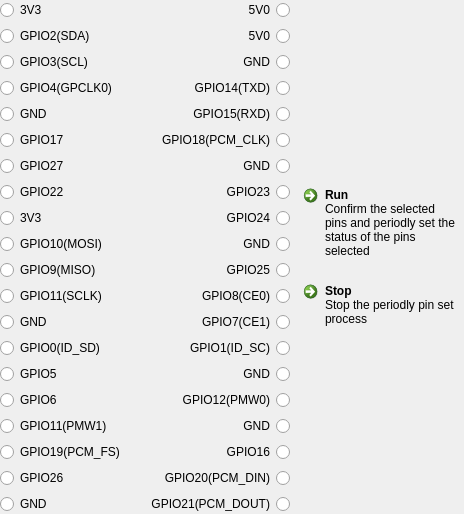
     <widget class="GpioPeriodSetFunctionWidget" name="pageGpioPeriodSetFunction">
      <layout class="QHBoxLayout" name="horizontalLayout_8">
       <property name="leftMargin">
        <number>0</number>
       </property>
       <property name="topMargin">
        <number>0</number>
       </property>
       <property name="rightMargin">
        <number>0</number>
       </property>
       <property name="bottomMargin">
        <number>0</number>
       </property>
       <item>
        <layout class="QFormLayout" name="formLayout_4">
         <item row="0" column="0">
          <widget class="QRadioButton" name="radioButton_121">
           <property name="minimumSize">
            <size>
             <width>140</width>
             <height>0</height>
            </size>
           </property>
           <property name="text">
            <string>3V3</string>
           </property>
           <property name="checkable">
            <bool>false</bool>
           </property>
           <attribute name="buttonGroup">
            <string notr="true">btnGrpGpioPeriodSetFunction</string>
           </attribute>
          </widget>
         </item>
         <item row="0" column="1">
          <widget class="QRadioButton" name="radioButton_122">
           <property name="minimumSize">
            <size>
             <width>140</width>
             <height>0</height>
            </size>
           </property>
           <property name="layoutDirection">
            <enum>Qt::RightToLeft</enum>
           </property>
           <property name="text">
            <string>5V0</string>
           </property>
           <property name="checkable">
            <bool>false</bool>
           </property>
           <attribute name="buttonGroup">
            <string notr="true">btnGrpGpioPeriodSetFunction</string>
           </attribute>
          </widget>
         </item>
         <item row="1" column="0">
          <widget class="QRadioButton" name="radioButton_123">
           <property name="minimumSize">
            <size>
             <width>140</width>
             <height>0</height>
            </size>
           </property>
           <property name="text">
            <string>GPIO2(SDA)</string>
           </property>
           <attribute name="buttonGroup">
            <string notr="true">btnGrpGpioPeriodSetFunction</string>
           </attribute>
          </widget>
         </item>
         <item row="1" column="1">
          <widget class="QRadioButton" name="radioButton_124">
           <property name="minimumSize">
            <size>
             <width>140</width>
             <height>0</height>
            </size>
           </property>
           <property name="layoutDirection">
            <enum>Qt::RightToLeft</enum>
           </property>
           <property name="text">
            <string>5V0</string>
           </property>
           <property name="checkable">
            <bool>false</bool>
           </property>
           <attribute name="buttonGroup">
            <string notr="true">btnGrpGpioPeriodSetFunction</string>
           </attribute>
          </widget>
         </item>
         <item row="2" column="0">
          <widget class="QRadioButton" name="radioButton_125">
           <property name="minimumSize">
            <size>
             <width>140</width>
             <height>0</height>
            </size>
           </property>
           <property name="text">
            <string>GPIO3(SCL)</string>
           </property>
           <attribute name="buttonGroup">
            <string notr="true">btnGrpGpioPeriodSetFunction</string>
           </attribute>
          </widget>
         </item>
         <item row="2" column="1">
          <widget class="QRadioButton" name="radioButton_126">
           <property name="minimumSize">
            <size>
             <width>140</width>
             <height>0</height>
            </size>
           </property>
           <property name="layoutDirection">
            <enum>Qt::RightToLeft</enum>
           </property>
           <property name="text">
            <string>GND</string>
           </property>
           <property name="checkable">
            <bool>false</bool>
           </property>
           <attribute name="buttonGroup">
            <string notr="true">btnGrpGpioPeriodSetFunction</string>
           </attribute>
          </widget>
         </item>
         <item row="3" column="0">
          <widget class="QRadioButton" name="radioButton_127">
           <property name="minimumSize">
            <size>
             <width>140</width>
             <height>0</height>
            </size>
           </property>
           <property name="text">
            <string>GPIO4(GPCLK0)</string>
           </property>
           <attribute name="buttonGroup">
            <string notr="true">btnGrpGpioPeriodSetFunction</string>
           </attribute>
          </widget>
         </item>
         <item row="3" column="1">
          <widget class="QRadioButton" name="radioButton_128">
           <property name="minimumSize">
            <size>
             <width>140</width>
             <height>0</height>
            </size>
           </property>
           <property name="layoutDirection">
            <enum>Qt::RightToLeft</enum>
           </property>
           <property name="text">
            <string>GPIO14(TXD)</string>
           </property>
           <attribute name="buttonGroup">
            <string notr="true">btnGrpGpioPeriodSetFunction</string>
           </attribute>
          </widget>
         </item>
         <item row="4" column="0">
          <widget class="QRadioButton" name="radioButton_129">
           <property name="minimumSize">
            <size>
             <width>140</width>
             <height>0</height>
            </size>
           </property>
           <property name="text">
            <string>GND</string>
           </property>
           <property name="checkable">
            <bool>false</bool>
           </property>
           <attribute name="buttonGroup">
            <string notr="true">btnGrpGpioPeriodSetFunction</string>
           </attribute>
          </widget>
         </item>
         <item row="4" column="1">
          <widget class="QRadioButton" name="radioButton_130">
           <property name="minimumSize">
            <size>
             <width>140</width>
             <height>0</height>
            </size>
           </property>
           <property name="layoutDirection">
            <enum>Qt::RightToLeft</enum>
           </property>
           <property name="text">
            <string>GPIO15(RXD)</string>
           </property>
           <attribute name="buttonGroup">
            <string notr="true">btnGrpGpioPeriodSetFunction</string>
           </attribute>
          </widget>
         </item>
         <item row="5" column="0">
          <widget class="QRadioButton" name="radioButton_131">
           <property name="minimumSize">
            <size>
             <width>140</width>
             <height>0</height>
            </size>
           </property>
           <property name="text">
            <string>GPIO17</string>
           </property>
           <attribute name="buttonGroup">
            <string notr="true">btnGrpGpioPeriodSetFunction</string>
           </attribute>
          </widget>
         </item>
         <item row="5" column="1">
          <widget class="QRadioButton" name="radioButton_132">
           <property name="minimumSize">
            <size>
             <width>140</width>
             <height>0</height>
            </size>
           </property>
           <property name="layoutDirection">
            <enum>Qt::RightToLeft</enum>
           </property>
           <property name="text">
            <string>GPIO18(PCM_CLK)</string>
           </property>
           <attribute name="buttonGroup">
            <string notr="true">btnGrpGpioPeriodSetFunction</string>
           </attribute>
          </widget>
         </item>
         <item row="6" column="0">
          <widget class="QRadioButton" name="radioButton_133">
           <property name="minimumSize">
            <size>
             <width>140</width>
             <height>0</height>
            </size>
           </property>
           <property name="text">
            <string>GPIO27</string>
           </property>
           <attribute name="buttonGroup">
            <string notr="true">btnGrpGpioPeriodSetFunction</string>
           </attribute>
          </widget>
         </item>
         <item row="6" column="1">
          <widget class="QRadioButton" name="radioButton_134">
           <property name="minimumSize">
            <size>
             <width>140</width>
             <height>0</height>
            </size>
           </property>
           <property name="layoutDirection">
            <enum>Qt::RightToLeft</enum>
           </property>
           <property name="text">
            <string>GND</string>
           </property>
           <property name="checkable">
            <bool>false</bool>
           </property>
           <attribute name="buttonGroup">
            <string notr="true">btnGrpGpioPeriodSetFunction</string>
           </attribute>
          </widget>
         </item>
         <item row="7" column="0">
          <widget class="QRadioButton" name="radioButton_135">
           <property name="minimumSize">
            <size>
             <width>140</width>
             <height>0</height>
            </size>
           </property>
           <property name="text">
            <string>GPIO22</string>
           </property>
           <attribute name="buttonGroup">
            <string notr="true">btnGrpGpioPeriodSetFunction</string>
           </attribute>
          </widget>
         </item>
         <item row="7" column="1">
          <widget class="QRadioButton" name="radioButton_136">
           <property name="minimumSize">
            <size>
             <width>140</width>
             <height>0</height>
            </size>
           </property>
           <property name="layoutDirection">
            <enum>Qt::RightToLeft</enum>
           </property>
           <property name="text">
            <string>GPIO23</string>
           </property>
           <attribute name="buttonGroup">
            <string notr="true">btnGrpGpioPeriodSetFunction</string>
           </attribute>
          </widget>
         </item>
         <item row="8" column="0">
          <widget class="QRadioButton" name="radioButton_137">
           <property name="minimumSize">
            <size>
             <width>140</width>
             <height>0</height>
            </size>
           </property>
           <property name="text">
            <string>3V3</string>
           </property>
           <property name="checkable">
            <bool>false</bool>
           </property>
           <attribute name="buttonGroup">
            <string notr="true">btnGrpGpioPeriodSetFunction</string>
           </attribute>
          </widget>
         </item>
         <item row="8" column="1">
          <widget class="QRadioButton" name="radioButton_138">
           <property name="minimumSize">
            <size>
             <width>140</width>
             <height>0</height>
            </size>
           </property>
           <property name="layoutDirection">
            <enum>Qt::RightToLeft</enum>
           </property>
           <property name="text">
            <string>GPIO24</string>
           </property>
           <property name="checkable">
            <bool>true</bool>
           </property>
           <attribute name="buttonGroup">
            <string notr="true">btnGrpGpioPeriodSetFunction</string>
           </attribute>
          </widget>
         </item>
         <item row="9" column="0">
          <widget class="QRadioButton" name="radioButton_139">
           <property name="minimumSize">
            <size>
             <width>140</width>
             <height>0</height>
            </size>
           </property>
           <property name="text">
            <string>GPIO10(MOSI)</string>
           </property>
           <attribute name="buttonGroup">
            <string notr="true">btnGrpGpioPeriodSetFunction</string>
           </attribute>
          </widget>
         </item>
         <item row="9" column="1">
          <widget class="QRadioButton" name="radioButton_140">
           <property name="minimumSize">
            <size>
             <width>140</width>
             <height>0</height>
            </size>
           </property>
           <property name="layoutDirection">
            <enum>Qt::RightToLeft</enum>
           </property>
           <property name="text">
            <string>GND</string>
           </property>
           <property name="checkable">
            <bool>false</bool>
           </property>
           <attribute name="buttonGroup">
            <string notr="true">btnGrpGpioPeriodSetFunction</string>
           </attribute>
          </widget>
         </item>
         <item row="10" column="0">
          <widget class="QRadioButton" name="radioButton_141">
           <property name="minimumSize">
            <size>
             <width>140</width>
             <height>0</height>
            </size>
           </property>
           <property name="text">
            <string>GPIO9(MISO)</string>
           </property>
           <property name="checkable">
            <bool>true</bool>
           </property>
           <attribute name="buttonGroup">
            <string notr="true">btnGrpGpioPeriodSetFunction</string>
           </attribute>
          </widget>
         </item>
         <item row="10" column="1">
          <widget class="QRadioButton" name="radioButton_142">
           <property name="minimumSize">
            <size>
             <width>140</width>
             <height>0</height>
            </size>
           </property>
           <property name="layoutDirection">
            <enum>Qt::RightToLeft</enum>
           </property>
           <property name="text">
            <string>GPIO25</string>
           </property>
           <property name="checkable">
            <bool>true</bool>
           </property>
           <attribute name="buttonGroup">
            <string notr="true">btnGrpGpioPeriodSetFunction</string>
           </attribute>
          </widget>
         </item>
         <item row="11" column="0">
          <widget class="QRadioButton" name="radioButton_143">
           <property name="minimumSize">
            <size>
             <width>140</width>
             <height>0</height>
            </size>
           </property>
           <property name="text">
            <string>GPIO11(SCLK)</string>
           </property>
           <attribute name="buttonGroup">
            <string notr="true">btnGrpGpioPeriodSetFunction</string>
           </attribute>
          </widget>
         </item>
         <item row="11" column="1">
          <widget class="QRadioButton" name="radioButton_144">
           <property name="minimumSize">
            <size>
             <width>140</width>
             <height>0</height>
            </size>
           </property>
           <property name="layoutDirection">
            <enum>Qt::RightToLeft</enum>
           </property>
           <property name="text">
            <string>GPIO8(CE0)</string>
           </property>
           <attribute name="buttonGroup">
            <string notr="true">btnGrpGpioPeriodSetFunction</string>
           </attribute>
          </widget>
         </item>
         <item row="12" column="0">
          <widget class="QRadioButton" name="radioButton_145">
           <property name="minimumSize">
            <size>
             <width>140</width>
             <height>0</height>
            </size>
           </property>
           <property name="text">
            <string>GND</string>
           </property>
           <property name="checkable">
            <bool>false</bool>
           </property>
           <attribute name="buttonGroup">
            <string notr="true">btnGrpGpioPeriodSetFunction</string>
           </attribute>
          </widget>
         </item>
         <item row="12" column="1">
          <widget class="QRadioButton" name="radioButton_146">
           <property name="minimumSize">
            <size>
             <width>140</width>
             <height>0</height>
            </size>
           </property>
           <property name="layoutDirection">
            <enum>Qt::RightToLeft</enum>
           </property>
           <property name="text">
            <string>GPIO7(CE1)</string>
           </property>
           <attribute name="buttonGroup">
            <string notr="true">btnGrpGpioPeriodSetFunction</string>
           </attribute>
          </widget>
         </item>
         <item row="13" column="0">
          <widget class="QRadioButton" name="radioButton_147">
           <property name="minimumSize">
            <size>
             <width>140</width>
             <height>0</height>
            </size>
           </property>
           <property name="text">
            <string>GPIO0(ID_SD)</string>
           </property>
           <attribute name="buttonGroup">
            <string notr="true">btnGrpGpioPeriodSetFunction</string>
           </attribute>
          </widget>
         </item>
         <item row="13" column="1">
          <widget class="QRadioButton" name="radioButton_148">
           <property name="minimumSize">
            <size>
             <width>140</width>
             <height>0</height>
            </size>
           </property>
           <property name="layoutDirection">
            <enum>Qt::RightToLeft</enum>
           </property>
           <property name="text">
            <string>GPIO1(ID_SC)</string>
           </property>
           <attribute name="buttonGroup">
            <string notr="true">btnGrpGpioPeriodSetFunction</string>
           </attribute>
          </widget>
         </item>
         <item row="14" column="0">
          <widget class="QRadioButton" name="radioButton_149">
           <property name="minimumSize">
            <size>
             <width>140</width>
             <height>0</height>
            </size>
           </property>
           <property name="text">
            <string>GPIO5</string>
           </property>
           <attribute name="buttonGroup">
            <string notr="true">btnGrpGpioPeriodSetFunction</string>
           </attribute>
          </widget>
         </item>
         <item row="14" column="1">
          <widget class="QRadioButton" name="radioButton_150">
           <property name="minimumSize">
            <size>
             <width>140</width>
             <height>0</height>
            </size>
           </property>
           <property name="layoutDirection">
            <enum>Qt::RightToLeft</enum>
           </property>
           <property name="text">
            <string>GND</string>
           </property>
           <property name="checkable">
            <bool>false</bool>
           </property>
           <attribute name="buttonGroup">
            <string notr="true">btnGrpGpioPeriodSetFunction</string>
           </attribute>
          </widget>
         </item>
         <item row="15" column="0">
          <widget class="QRadioButton" name="radioButton_151">
           <property name="minimumSize">
            <size>
             <width>140</width>
             <height>0</height>
            </size>
           </property>
           <property name="text">
            <string>GPIO6</string>
           </property>
           <attribute name="buttonGroup">
            <string notr="true">btnGrpGpioPeriodSetFunction</string>
           </attribute>
          </widget>
         </item>
         <item row="15" column="1">
          <widget class="QRadioButton" name="radioButton_152">
           <property name="minimumSize">
            <size>
             <width>140</width>
             <height>0</height>
            </size>
           </property>
           <property name="layoutDirection">
            <enum>Qt::RightToLeft</enum>
           </property>
           <property name="text">
            <string>GPIO12(PMW0)</string>
           </property>
           <attribute name="buttonGroup">
            <string notr="true">btnGrpGpioPeriodSetFunction</string>
           </attribute>
          </widget>
         </item>
         <item row="16" column="0">
          <widget class="QRadioButton" name="radioButton_153">
           <property name="minimumSize">
            <size>
             <width>140</width>
             <height>0</height>
            </size>
           </property>
           <property name="text">
            <string>GPIO11(PMW1)</string>
           </property>
           <attribute name="buttonGroup">
            <string notr="true">btnGrpGpioPeriodSetFunction</string>
           </attribute>
          </widget>
         </item>
         <item row="16" column="1">
          <widget class="QRadioButton" name="radioButton_154">
           <property name="minimumSize">
            <size>
             <width>140</width>
             <height>0</height>
            </size>
           </property>
           <property name="layoutDirection">
            <enum>Qt::RightToLeft</enum>
           </property>
           <property name="text">
            <string>GND</string>
           </property>
           <property name="checkable">
            <bool>false</bool>
           </property>
           <attribute name="buttonGroup">
            <string notr="true">btnGrpGpioPeriodSetFunction</string>
           </attribute>
          </widget>
         </item>
         <item row="17" column="0">
          <widget class="QRadioButton" name="radioButton_155">
           <property name="minimumSize">
            <size>
             <width>140</width>
             <height>0</height>
            </size>
           </property>
           <property name="text">
            <string>GPIO19(PCM_FS)</string>
           </property>
           <attribute name="buttonGroup">
            <string notr="true">btnGrpGpioPeriodSetFunction</string>
           </attribute>
          </widget>
         </item>
         <item row="17" column="1">
          <widget class="QRadioButton" name="radioButton_156">
           <property name="minimumSize">
            <size>
             <width>140</width>
             <height>0</height>
            </size>
           </property>
           <property name="layoutDirection">
            <enum>Qt::RightToLeft</enum>
           </property>
           <property name="text">
            <string>GPIO16</string>
           </property>
           <attribute name="buttonGroup">
            <string notr="true">btnGrpGpioPeriodSetFunction</string>
           </attribute>
          </widget>
         </item>
         <item row="18" column="0">
          <widget class="QRadioButton" name="radioButton_157">
           <property name="minimumSize">
            <size>
             <width>140</width>
             <height>0</height>
            </size>
           </property>
           <property name="text">
            <string>GPIO26</string>
           </property>
           <property name="checkable">
            <bool>true</bool>
           </property>
           <attribute name="buttonGroup">
            <string notr="true">btnGrpGpioPeriodSetFunction</string>
           </attribute>
          </widget>
         </item>
         <item row="18" column="1">
          <widget class="QRadioButton" name="radioButton_158">
           <property name="minimumSize">
            <size>
             <width>140</width>
             <height>0</height>
            </size>
           </property>
           <property name="layoutDirection">
            <enum>Qt::RightToLeft</enum>
           </property>
           <property name="text">
            <string>GPIO20(PCM_DIN)</string>
           </property>
           <property name="checkable">
            <bool>true</bool>
           </property>
           <attribute name="buttonGroup">
            <string notr="true">btnGrpGpioPeriodSetFunction</string>
           </attribute>
          </widget>
         </item>
         <item row="19" column="0">
          <widget class="QRadioButton" name="radioButton_159">
           <property name="minimumSize">
            <size>
             <width>140</width>
             <height>0</height>
            </size>
           </property>
           <property name="text">
            <string>GND</string>
           </property>
           <property name="checkable">
            <bool>false</bool>
           </property>
           <attribute name="buttonGroup">
            <string notr="true">btnGrpGpioPeriodSetFunction</string>
           </attribute>
          </widget>
         </item>
         <item row="19" column="1">
          <widget class="QRadioButton" name="radioButton_160">
           <property name="minimumSize">
            <size>
             <width>140</width>
             <height>0</height>
            </size>
           </property>
           <property name="layoutDirection">
            <enum>Qt::RightToLeft</enum>
           </property>
           <property name="text">
            <string>GPIO21(PCM_DOUT)</string>
           </property>
           <attribute name="buttonGroup">
            <string notr="true">btnGrpGpioPeriodSetFunction</string>
           </attribute>
          </widget>
         </item>
        </layout>
       </item>
       <item>
        <layout class="QVBoxLayout" name="verticalLayout_7">
         <property name="sizeConstraint">
          <enum>QLayout::SetMaximumSize</enum>
         </property>
         <item>
          <spacer name="verticalSpacer_10">
           <property name="orientation">
            <enum>Qt::Vertical</enum>
           </property>
           <property name="sizeHint" stdset="0">
            <size>
             <width>20</width>
             <height>40</height>
            </size>
           </property>
          </spacer>
         </item>
         <item>
          <widget class="QCommandLinkButton" name="btnGpioPeriodSetFunctionRun">
           <property name="minimumSize">
            <size>
             <width>0</width>
             <height>50</height>
            </size>
           </property>
           <property name="maximumSize">
            <size>
             <width>300</width>
             <height>16777215</height>
            </size>
           </property>
           <property name="text">
            <string>Run</string>
           </property>
           <property name="description">
            <string>Confirm the selected pins and periodly set the status of the pins selected</string>
           </property>
          </widget>
         </item>
         <item>
          <widget class="QCommandLinkButton" name="btnGpioPeriodSetFunctionStop">
           <property name="minimumSize">
            <size>
             <width>0</width>
             <height>50</height>
            </size>
           </property>
           <property name="maximumSize">
            <size>
             <width>300</width>
             <height>16777215</height>
            </size>
           </property>
           <property name="text">
            <string>Stop</string>
           </property>
           <property name="description">
            <string>Stop the periodly pin set process</string>
           </property>
          </widget>
         </item>
         <item>
          <spacer name="verticalSpacer_11">
           <property name="orientation">
            <enum>Qt::Vertical</enum>
           </property>
           <property name="sizeHint" stdset="0">
            <size>
             <width>20</width>
             <height>40</height>
            </size>
           </property>
          </spacer>
         </item>
        </layout>
       </item>
      </layout>
     </widget>
